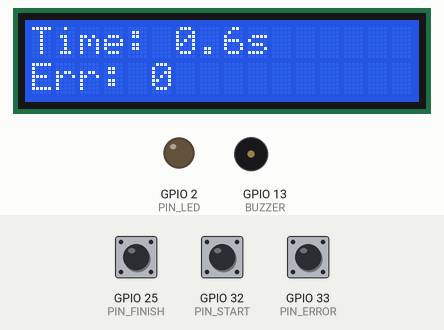
Recording of a sketch running on a simulated ESP32. Parts: 16×2 character LCD, output pins drawn as LEDs (lit = HIGH), buzzer (waves = sounding). Dashed ring = blinking. The test bench sets the inputs (shaded band); at power-on: GPIO 25 (PIN_FINISH) HIGH, GPIO 32 (PIN_START) HIGH, GPIO 33 (PIN_ERROR) HIGH. WiFi joins after 1.5 s; servers stay silent unless stated; uploads are accepted with an empty reply; what the sketch prints to the serial monitor is not drawn.

Above: at 3.0 s.
3.1 s: GPIO 25 (PIN_FINISH) pulled LOW for 0.15 s
At 4.5 s:
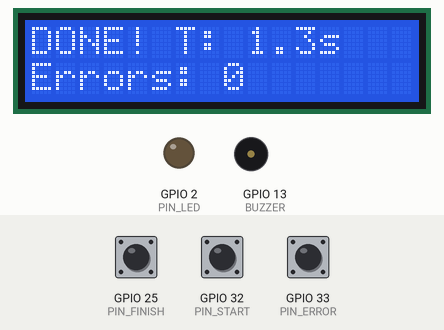
5.1 s: GPIO 32 (PIN_START) pulled LOW for 0.15 s
At 5.6 s:
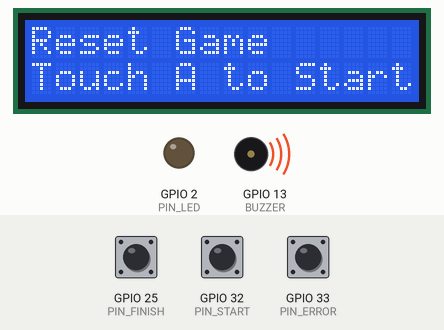
6.7 s: GPIO 33 (PIN_ERROR) pulled LOW for 1 s
At 7.12 s:
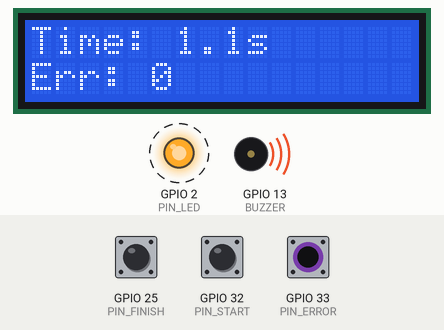
8.3 s: GPIO 32 (PIN_START) pulled LOW for 1 s
At 9.06 s:
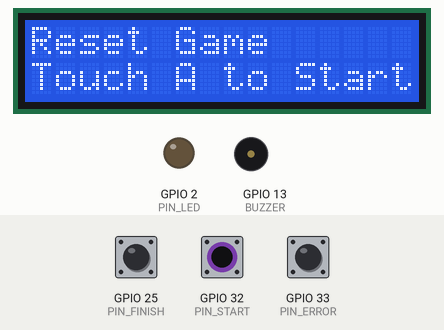
9.9 s: GPIO 25 (PIN_FINISH) pulled LOW for 1 s
At 11.1 s:
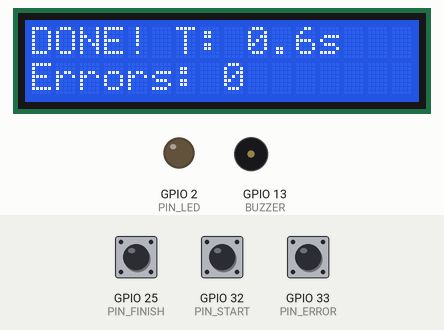
Timing chart, 0 to 12.9 s (numbered marks = the images above; inputs shaded):
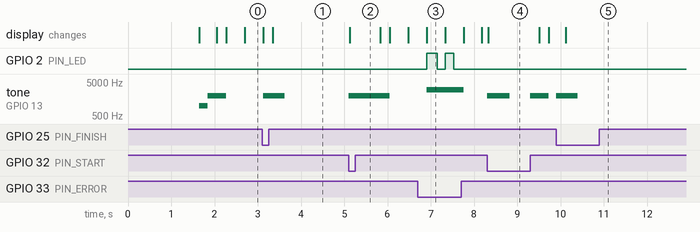

Measured:
- after the input at 3.1 s, tone on GPIO 13 (BUZZER): silent → 2000 Hz at once, → silent 0.50 s later; the display: first differs from a run without the input after 0.25 s (image 1)
- after the input at 5.1 s, tone on GPIO 13 (BUZZER): silent → 2000 Hz at once, → silent 0.96 s later; the display: changes at once (image 2)
- after the input at 6.7 s, GPIO 2 (PIN_LED): alternates HIGH for 0.22 s and LOW for 0.18 s, 4 changes in all, then stays LOW, starting after 0.21 s; tone on GPIO 13 (BUZZER): silent → 3000 Hz after 0.21 s, → silent 0.85 s later
- after the input at 8.3 s, tone on GPIO 13 (BUZZER): alternates 2000 Hz for 0.48 s and silent for 0.47 s, starting at once; the display: changes at once (image 4)
- after the input at 9.9 s, tone on GPIO 13 (BUZZER): silent → 2000 Hz at once, → silent 0.50 s later; the display: changes after 0.22 s (image 5)
- what the display in image 3 shows lasts 0.4 s, from 6.9 s to 7.3 s

The sketch:

esp32_socketio.ino
```cpp
#include <WiFi.h>
#include <HTTPClient.h> // Switch to Standard HTTP Client
#include <Wire.h>
#include <LiquidCrystal_I2C.h> // Library: "LiquidCrystal I2C" by Frank de Brabander

// ===== PINS & CONFIG =====
#define PIN_START   32
#define PIN_ERROR   33
#define PIN_FINISH  25
#define PIN_LED     2
#define BUZZER      13

const char* WIFI_SSID = "Phong Tin Nha A";
const char* WIFI_PASS = "phongtin2";
const char* SERVER_IP = "192.168.1.9"; // Update IP if needed
const int SERVER_PORT = 5000;

LiquidCrystal_I2C lcd(0x27, 16, 2); // Address 0x27 usually, sometimes 0x3F

// Game State
bool gameStarted = false;
bool finished = false;
unsigned long startTime = 0;
int errorCount = 0;
unsigned long lastUpdate = 0;

// Buzzer State
int buzChannel = 0;
unsigned long buzzerUntil = 0;
bool isBuzzing = false;

// ===== BUZZER (NON-BLOCKING) =====
void startBuzzer(int frequency, int duration) {
    ledcWriteTone(buzChannel, frequency);
    ledcWrite(buzChannel, 255);
    buzzerUntil = millis() + duration;
    isBuzzing = true;
}

void updateBuzzer() {
    if (isBuzzing && millis() > buzzerUntil) {
        ledcWriteTone(buzChannel, 0);
        isBuzzing = false;
    }
}

// ===== LCD HELPERS =====
void updateLCD(String line1, String line2) {
    lcd.clear();
    lcd.setCursor(0, 0);
    lcd.print(line1);
    lcd.setCursor(0, 1);
    lcd.print(line2);
}

void updateLCDGame(float time, int errors) {
    lcd.setCursor(0, 0);
    lcd.print("Time: " + String(time, 1) + "s   ");
    lcd.setCursor(0, 1);
    lcd.print("Err: " + String(errors) + "      ");
}

// ===== HTTP SENDER (ROBUST) =====
void sendEvent(String eventType, float timePlay, int errors) {
    if(WiFi.status() == WL_CONNECTED){
        HTTPClient http;
        String url = "http://" + String(SERVER_IP) + ":" + String(SERVER_PORT) + "/api/game_event";

        http.begin(url);
        http.addHeader("Content-Type", "application/json");

        String json = "{\"event\":\"" + eventType + "\",\"time\":" + String(timePlay, 2) + ",\"errors\":" + String(errors) + "}";

        // POST asynchronously essentially (we don't wait long for response or check strict validity to keep game smooth)
        // For 'update' events, we might want to skip waiting, but for start/finish we wait.
        int httpResponseCode = http.POST(json);

        if (httpResponseCode > 0) {
           Serial.print("HTTP Sent: "); Serial.println(eventType);
        } else {
           Serial.print("Error on sending POST: "); Serial.println(httpResponseCode);
        }
        http.end();
    } else {
        Serial.println("WiFi Disconnected");
    }
}

void setup() {
    Serial.begin(115200);

    // Initialise LCD
    Wire.begin(22, 23); // SDA=21, SCL=22
    lcd.init();
    lcd.backlight();
    updateLCD("System Init...", "Pls Wait");

    // Pins
    pinMode(PIN_START, INPUT_PULLUP);
    pinMode(PIN_ERROR, INPUT_PULLUP);
    pinMode(PIN_FINISH, INPUT_PULLUP);
    pinMode(PIN_LED, OUTPUT);

    // Buzzer Setup
    ledcSetup(buzChannel, 2000, 8);
    ledcAttachPin(BUZZER, buzChannel);

    // WiFi
    updateLCD("WiFi Connecting", WIFI_SSID);
    WiFi.begin(WIFI_SSID, WIFI_PASS);
    while (WiFi.status() != WL_CONNECTED) {
        delay(500);
        Serial.print(".");
    }
    Serial.println("\nWiFi Connected!");
    updateLCD("Connected!", "Touch Start Pt");

    startBuzzer(1000, 200);
    delay(200);
    startBuzzer(2000, 200);
}

void resetGame() {
    gameStarted = false;
    finished = false;
    errorCount = 0;
    digitalWrite(PIN_LED, LOW);
    startBuzzer(2000, 300); // Reset sound
    updateLCD("Reset Game", "Touch A to Start");
}

void loop() {
    updateBuzzer();

    int startState = digitalRead(PIN_START);
    int errorState = digitalRead(PIN_ERROR);
    int finishState = digitalRead(PIN_FINISH);

    // 1. Reset (Chạm A)
    if (startState == LOW) {
        if (gameStarted || finished) {
            resetGame();
            delay(500); // Debounce
        }
        return;
    }

    // 2. Start (Rời A)
    if (!gameStarted && !finished && startState == HIGH) {
        gameStarted = true;
        startTime = millis();
        lastUpdate = millis();
        startBuzzer(2000, 300);
        sendEvent("start", 0, 0);
        lcd.clear();
    }

    // 3. Playing
    if (gameStarted && !finished) {
        float currentTime = (millis() - startTime) / 1000.0;

        // Error (Chạm B)
        if (errorState == LOW) {
            digitalWrite(PIN_LED, HIGH);
            if (!isBuzzing) startBuzzer(3000, 80); // Short beep

            static unsigned long lastErrorTime = 0;
            if (millis() - lastErrorTime > 200) {
                 errorCount++;
                 sendEvent("update", currentTime, errorCount);
                 lastErrorTime = millis();
            }
            digitalWrite(PIN_LED, LOW);
        }

        // Periodic Update (LCD + Server)
        // Reduce network spam: Only send every 200ms
        if (millis() - lastUpdate > 200) {
            sendEvent("update", currentTime, errorCount);
            updateLCDGame(currentTime, errorCount);
            lastUpdate = millis();
        }

        // Finish (Chạm C)
        if (finishState == LOW) {
            finished = true;
            startBuzzer(2000, 500); // Long beep
            sendEvent("finish", currentTime, errorCount);

            lcd.clear();
            lcd.setCursor(0, 0);
            lcd.print("DONE! T: " + String(currentTime, 1) + "s");
            lcd.setCursor(0, 1);
            lcd.print("Errors: " + String(errorCount));
        }
    }
}
```
